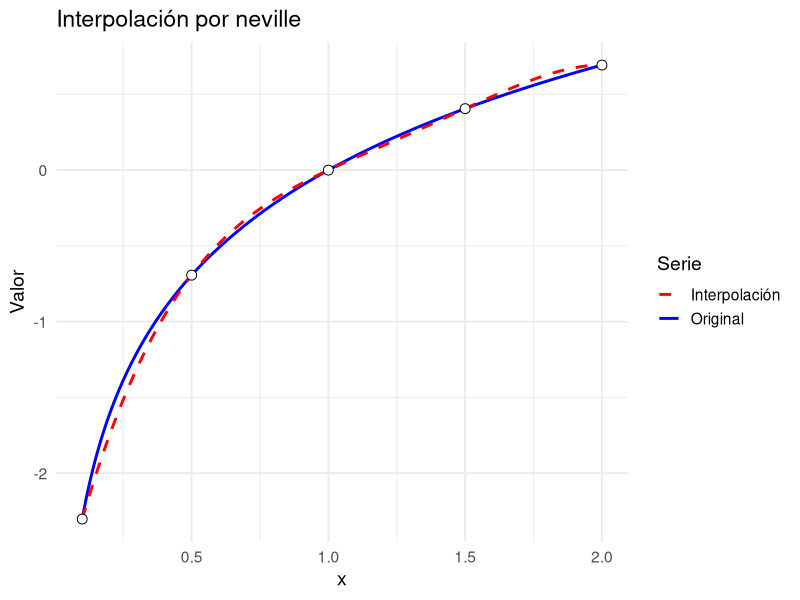
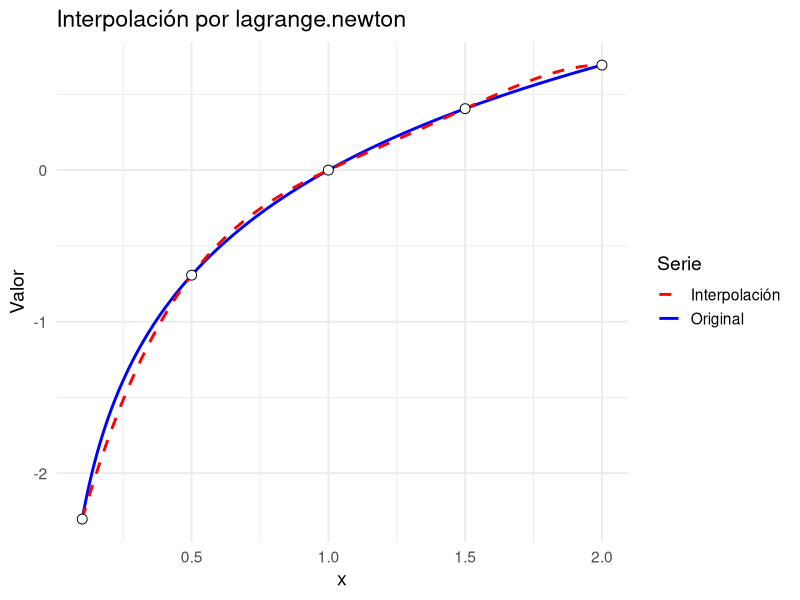
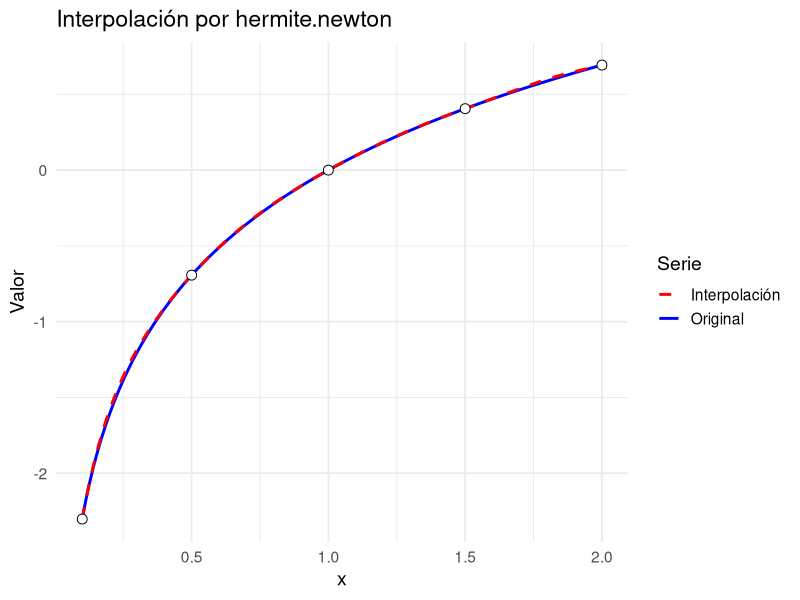
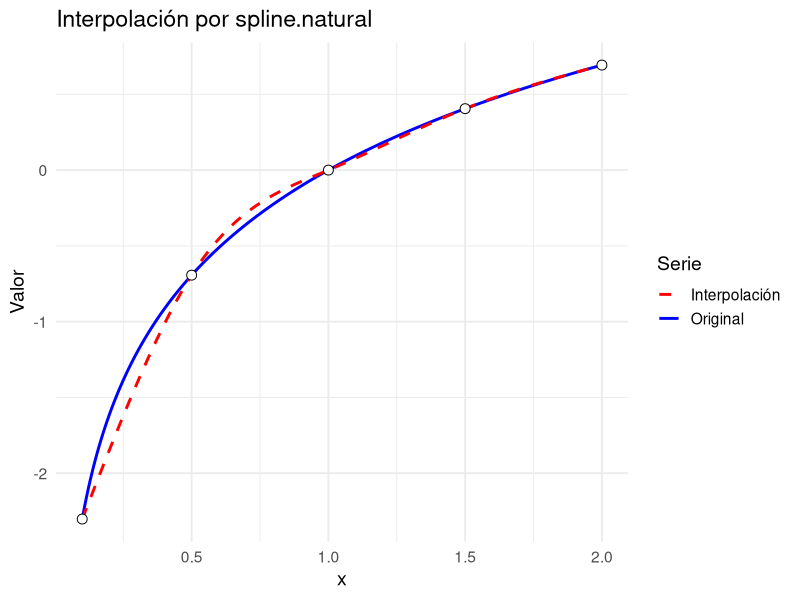
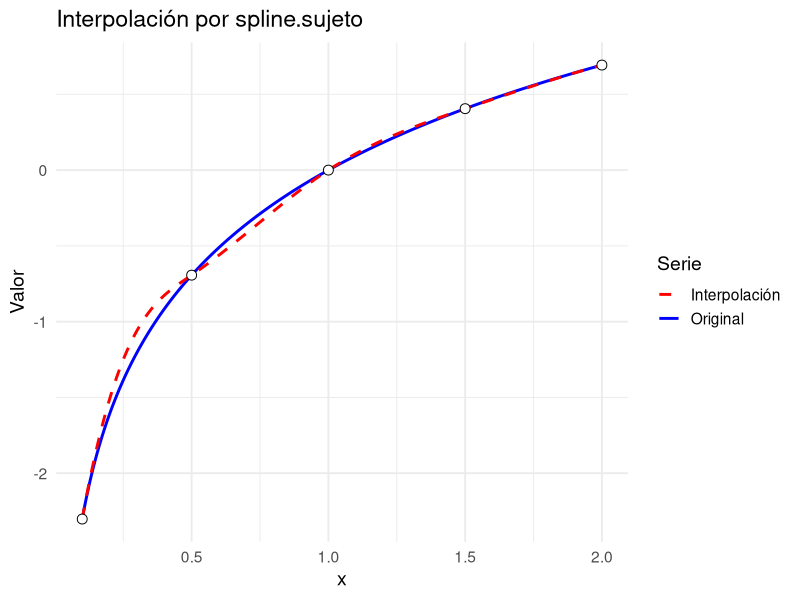
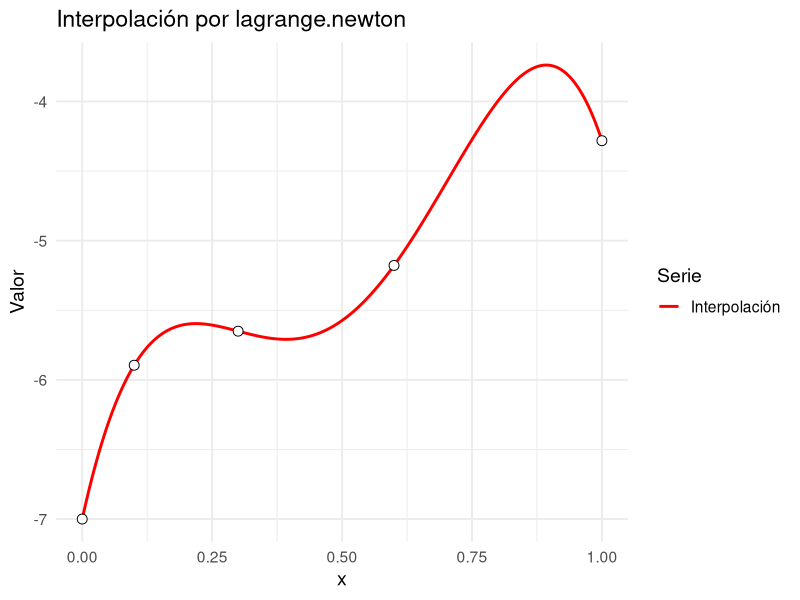
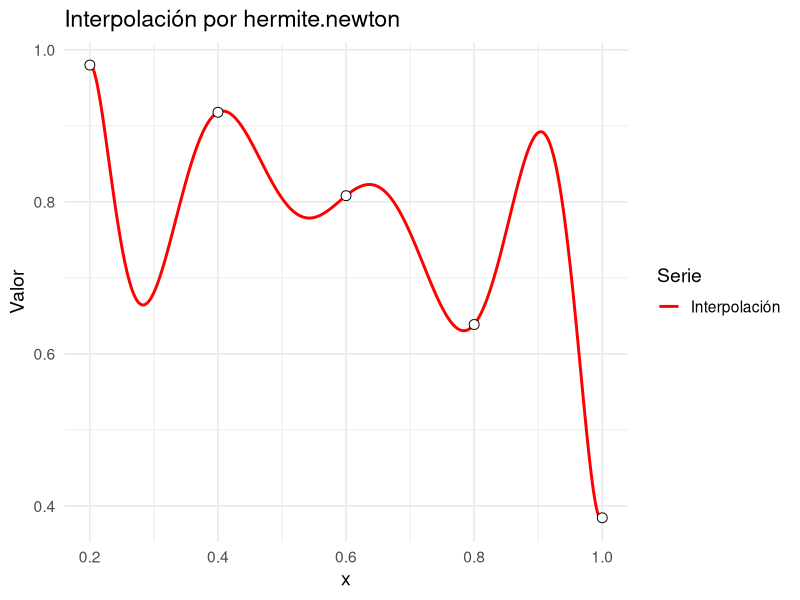
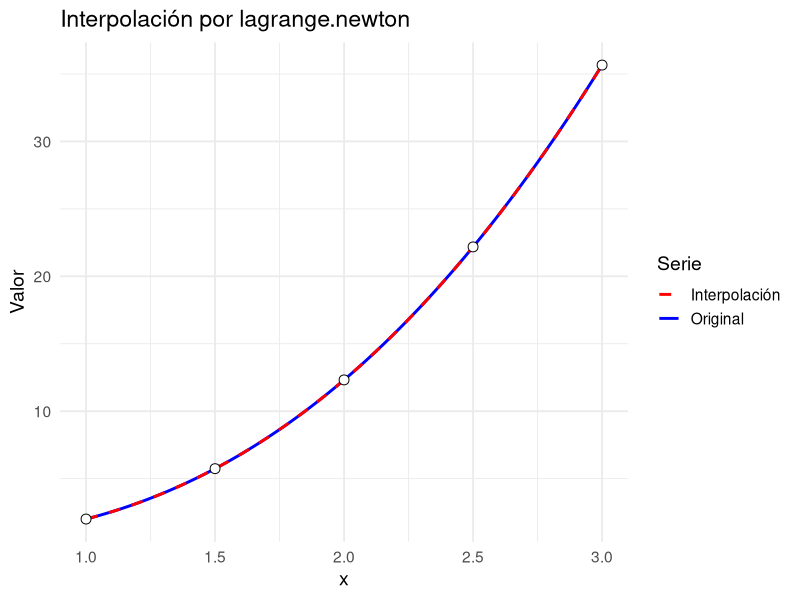

Recreate these plots in R, in order.
## ---- chunk 1
#| code-fold: true
# Neville: interpolacion en un punto x a partir de un vector de nodos (xi) y otro de valores (f(xi))

# Retorna una lista con el valor interpolado y la matriz completa Q (la que posee todos los polinomios utilizados para la construccion del polinomio completo)

neville <- function(nodos, valores, x) {
  stopifnot(is.numeric(nodos),
            is.numeric(valores),
            length(nodos) == length(valores))
  n <- length(nodos)
  Q <- matrix(NA_real_, nrow = n, ncol = n)
  
  # Columna inicial con valores de Y
  Q[, 1] <-  valores
  
  # Construccion de la tabla de Neville
  for (i in 2:n) {
    for (j in 2:i) {
      numerador <- ((x - nodos[i - j + 1]) * Q[i, j - 1] - (x - nodos[i]) * Q[i -
                                                                                1, j - 1])
      denominador <- nodos[i] - nodos[i - j + 1]
      Q[i, j] <-  numerador / denominador
    }
  }
  return(list(valor = Q[n, n], tabla = Q))
}
## ---- chunk 2
#| code-fold: true

# Lagrange.Newton: interpolacion en un punto x function# Lagrange.Newton: interpolacion en un punto x a partir de un vector de nodos y otro de valores

# Retorna una lista con el valor interpolado, la matriz para la construccion de los coeficientes, y un vector de los coeficientes del polinomio de lagrange

lagrange.newton <- function(nodos, valores, x) {
  stopifnot(is.numeric(nodos),
            is.numeric(valores),
            length(nodos) == length(valores))
  n <- length(nodos)
  Q <- matrix(NA_real_, nrow = n, ncol = n)
  
  Q[, 1] <- valores
  
  # Construccion de la tabla de diferencias de Newton
  for (i in 2:n) {
    for (j in 2:i) {
      numerador <- Q[i, j - 1] - Q[i - 1, j - 1]
      denominador <- nodos[i] - nodos[i - j + 1]
      Q[i, j] <-  numerador / denominador
    }
  }
  coeficientes <- diag(Q)
  
  valor = Q[1, 1]
  producto = 1
  
  for (i in 2:n) {
    producto <- producto * (x - nodos[i - 1])
    valor <- valor + coeficientes[i] * producto
  }
  return(list(
    valor = valor,
    tabla = Q,
    coeficientes = coeficientes
  ))
}
## ---- chunk 3
#| code-fold: true

# Hermite.newton: interpolacion en un punto x a partir de un vector de nodos, otro de valores y otro de derivadas

# Retorna una lista con el valor interpolado, la matriz para la construccion de los  y un vector de los coeficientes

hermite.newton <- function(nodos, valores, derivadas, x) {
  stopifnot(
    is.numeric(nodos),
    is.numeric(valores),
    is.numeric(derivadas),
    length(nodos) == length(valores),
    length(nodos) == length(derivadas)
  )
  n <- length(nodos)
  
  Z <- numeric(2 * n)
  Q <- matrix(0, nrow = 2 * n, ncol = 2 * n)
  
  
  # Set-up inicial de la matriz
  for (i in 1:n) {
    z0 <- 2 * i - 1
    z1 <- 2 * i
    Z[z0] <- nodos[i]
    Z[z1] <- nodos[i]
    Q[z0, 1] <- valores[i]
    Q[z1, 1] <- valores[i]
    Q[z1, 2] <- derivadas[i]
    if (i != 1) {
      Q[z0, 2] <- (Q[z0, 1] - Q[z0 - 1, 1]) / (Z[z0] - Z[z0 - 1])
    }
  }
  # Rellenar el resto de la matriz a partir de estos valores
  for (i in 3:(2 * n)) {
    for (j in 3:i) {
      Q[i, j] <- (Q[i, j - 1] - Q[i - 1, j - 1]) / (Z[i] - Z[i - j + 1])
    }
  }
  
  coeficientes <- diag(Q)
  
  valor <- Q[1, 1]
  producto <- 1
  
  for (i in 2:(2 * n)) {
    producto <- producto * (x - Z[i - 1])
    valor <- valor + coeficientes[i] * producto
  }
  return(list(
    valor = valor,
    tabla = Q,
    coeficientes = coeficientes
  ))
}
## ---- chunk 4
#| code-fold: true

# spline.natural: funcion que calcula la interpolacion por splines a partir de unos nodos y sus valores

# Retorna los valores de los coeficientes a, b, c, d de cada una de las n-1 ecuaciones generadas
spline.natural <- function(nodos, valores, x) {
  # Note que los valores de a corresponden a los valores de los nodos en la funcion, por lo que cuando aparezca el vector "valores" se debe entender que equivale al vector "a"
  n <- length(nodos)
  
  h <- numeric(n - 1)
  alfa <- numeric(n - 1)
  alfa[1] <- 0
  
  # Paso 1 y 2: definir los h's y alfas
  for (i in 1:(n - 1)) {
    h[i] <- nodos[i + 1] - nodos[i]
    if (i != 1) {
      alfa[i] <- (3 / h[i]) * (valores[i + 1] - valores[i]) - (3 / h[i - 1]) *
        (valores[i] - valores[i - 1])
    }
  }
  
  #Paso 3: definir valores iniciales de l, m, y z
  l <- numeric(n) # creo que el tamano de esto puede ser n-1
  l[1] <- 1
  m <- numeric(n - 1)
  m[1] <- 0
  z <- numeric(n) # creo que el tamano de esto puede ser n-1
  z[1] <- 0
  
  # Paso 4: rellenar vectores l, m, z
  for (i in 2:(n - 1)) {
    l[i] <- 2 * (nodos[i + 1] - nodos[i - 1]) - h[i - 1] * m[i - 1]
    m[i] <- h[i] / l[i]
    z[i] <- (alfa[i] - h[i - 1] * z[i - 1]) / l[i]
  }
  
  # Paso 5: definir valores finales
  l[n] <- 1 #creo que esto no hace falta
  z[n] <- 0 #esto tampoco
  c <- numeric(n)
  c[n] <- 0
  b <- numeric(n)
  d <- numeric(n)
  
  # Paso 6: sustitucion hacia atras
  for (j in (n - 1):1) {
    c[j] <- z[j] - m[j] * c[j + 1]
    b[j] <- (valores[j + 1] - valores[j]) / h[j] - (h[j] / 3) * (c[j + 1] +
                                                                   2 * c[j])
    d[j] <- (c[j + 1] - c[j]) / (3 * h[j])
  }
  
  # Paso extra: evaluar la interpolacion en el punto x especificado
  
  ## Encontramos los dos nodos que estan prensando al intervalo
  indice <- NULL
  for (i in 1:(n - 1)) {
    if (x >= nodos[i] && x < nodos[i + 1]) {
      indice <- i
    }
  }
  if(x == nodos[n]){
    indice <- n
  }
  if (is.null(indice)) {
    return("El valor de interpolacion debe estar entre dos nodos")
  }
  ## evaluamos en la funcion asociada
  
  valor <- valores[indice] + b[indice] * (x - nodos[indice]) + c[indice] * (x - nodos[indice])^2 + d[indice] * (x - nodos[indice])^3
  
  return(list(
    a = valores,
    b = b,
    c = c,
    d = d,
    valor = valor
  ))
}
## ---- chunk 5
#| code-fold: true

# spline.sujeto: funcion que calcula la interpolacion por splines a partir de unos nodos y sus valores

# Retorna los valores de los coeficientes a, b, c, d de cada una de las n-1 ecuaciones generadas
spline.sujeto <- function(nodos, valores, derivadas, x) {
  # Note que los valores de a corresponden a los valores de los nodos en la funcion, por lo que cuando aparezca el vector "valores" se debe entender que equivale al vector "a"
  stopifnot(length(derivadas) == 2)
  n <- length(nodos)
  
  h <- numeric(n - 1)
  alfa <- numeric(n)
  
  # Paso 1 y 2: definir los h's y alfas
  for (i in 1:(n - 1)) {
    h[i] <- nodos[i + 1] - nodos[i]
    if (i != 1) {
      alfa[i] <- (3 / h[i]) * (valores[i + 1] - valores[i]) - (3 / h[i - 1]) *
        (valores[i] - valores[i - 1])
    }
  }
  
  alfa[1] <- 3 * ((valores[2] - valores[1]) / h[1] - derivadas[1])
  alfa[n] <- 3 * (derivadas[2] - (valores[n] - valores[n - 1]) / h[n - 1])
  
  #Paso 3: definir valores iniciales de l, m, y z
  l <- numeric(n) # creo que el tamano de esto puede ser n-1
  l[1] <- 2 * h[1]
  m <- numeric(n - 1)
  m[1] <- 1 / 2
  z <- numeric(n) # creo que el tamano de esto puede ser n-1
  z[1] <- alfa[1] / l[1]
  
  # Paso 4: rellenar vectores l, m, z
  for (i in 2:(n - 1)) {
    l[i] <- 2 * (nodos[i + 1] - nodos[i - 1]) - h[i - 1] * m[i - 1]
    m[i] <- h[i] / l[i]
    z[i] <- (alfa[i] - h[i - 1] * z[i - 1]) / l[i]
  }
  
  # Paso 5: definir valores finales
  l[n] <- h[n - 1] * (2 - m[n - 1])
  z[n] <- (alfa[n] - h[n - 1] * z[n - 1]) / l[n]
  c <- numeric(n)
  c[n] <- z[n]
  b <- numeric(n)
  d <- numeric(n)
  
  # Paso 6: sustitucion hacia atras
  for (j in (n - 1):1) {
    c[j] <- z[j] - m[j] * c[j + 1]
    b[j] <- (valores[j + 1] - valores[j]) / h[j] - (h[j] / 3) * (c[j + 1] + 2 * c[j])
    d[j] <- (c[j + 1] - c[j]) / (3 * h[j])
  }
  
  # Paso extra: evaluar la interpolacion en el punto x especificado
  
  ## Encontramos los dos nodos que estan prensando al intervalo
  indice <- NULL
  for (i in 1:(n - 1)) {
    if (x >= nodos[i] && x < nodos[i + 1]) {
      indice <- i
    }
  }
  if (x == nodos[n]) {
    indice <- n
  }
  if (is.null(indice)) {
    return("El valor de interpolacion debe estar entre dos nodos")
  }
  ## evaluamos en la funcion asociada
  
  valor <- valores[indice] + b[indice] * (x - nodos[indice]) + c[indice] * (x - nodos[indice])^2 + d[indice] * (x - nodos[indice])^3
  
  return(list(
    a = valores,
    b = b,
    c = c,
    d = d,
    valor = valor
  ))
}
## ---- chunk 6
#| message: false
#| warning: false
#| code-fold: true

library(tidyverse)

graficar.polinomio <- function(nodos,
                               a,
                               b,
                               metodo,
                               f = NULL,
                               valores = NULL,
                               df = NULL,
                               derivadas = NULL,          
                               derivadas.clamped = NULL) {

  stopifnot(is.numeric(nodos), length(nodos) >= 2)

  # Validación: exactamente uno de f o valores
  if (is.null(f) == is.null(valores)) {
    stop("Debe proveer exactamente uno: 'f' (función) o 'valores' (numérico).")
  }

  # Valores en nodos
  if (!is.null(f)) {
    stopifnot(is.function(f))
    valores_nodos <- f(nodos)
  } else {
    stopifnot(is.numeric(valores), length(valores) == length(nodos))
    valores_nodos <- valores
  }

  # ---- Derivadas en nodos (si aplica) ----
  derivadas_nodos <- NULL

  # Si llegan ambos, priorizamos 'derivadas' y avisamos
  if (!is.null(df) && !is.null(derivadas)) {
    warning("Se pasaron 'df' y 'derivadas'; se usará 'derivadas'.")
  }

  if (!is.null(derivadas)) {
    stopifnot(is.numeric(derivadas), length(derivadas) == length(nodos))
    derivadas_nodos <- derivadas
  } else if (!is.null(df)) {
    if (is.function(df)) {
      derivadas_nodos <- df(nodos)
    } else if (is.numeric(df)) {
      stopifnot(length(df) == length(nodos))
      derivadas_nodos <- df
    } else {
      stop("`df` debe ser función o vector numérico de derivadas en los nodos.")
    }
  }

  # Wrapper vectorizado para el método (con o sin derivadas)
  if (!is.null(derivadas_nodos)) {
    H <- function(x)
      vapply(x, function(xx)
        metodo(nodos, valores_nodos, derivadas_nodos, xx)$valor, numeric(1))
  } else {
    if (is.null(derivadas.clamped)) {
      H <- function(x)
        vapply(x, function(xx)
          metodo(nodos, valores_nodos, xx)$valor, numeric(1))
    } else {
      H <- function(x)
        vapply(x, function(xx)
          spline.sujeto(nodos, valores_nodos, derivadas.clamped, xx)$valor, numeric(1))
    }
  }

  # Malla y data frames
  xi <- seq(a, b, length.out = 400)
  df_plot <- data.frame(
    x  = xi,
    Hx = H(xi),
    fx = if (!is.null(f)) f(xi) else NA_real_
  )
  df_nodos <- data.frame(x = nodos, y = valores_nodos)

  # Gráfico
  p <- ggplot(df_plot, aes(x = x))
  if (!is.null(f)) {
    p <- p +
      geom_line(aes(y = fx, color = "Original"), linewidth = 1) +
      geom_line(aes(y = Hx, color = "Interpolación"),
                linewidth = 1, linetype = "dashed") +
      scale_color_manual(values = c("Original" = "blue", "Interpolación" = "red"))
  } else {
    p <- p +
      geom_line(aes(y = Hx, color = "Interpolación"), linewidth = 1) +
      scale_color_manual(values = c("Interpolación" = "red"))
  }

  p +
    geom_point(data = df_nodos, aes(x = x, y = y),
               shape = 21, size = 3, fill = "white") +
    labs(title = paste0("Interpolación por ", deparse(substitute(metodo))),
         y = "Valor", color = "Serie") +
    theme_minimal(base_size = 14)
}

## ---- chunk 7
#| code-fold: true

f <- function(x) log(x)
df <- function(x) 1/x
nodos <- c(0.1, 0.5, 1, 1.5, 2)
graficar.polinomio(nodos, nodos[1], nodos[length(nodos)], neville, f)
graficar.polinomio(nodos, nodos[1], nodos[length(nodos)], lagrange.newton, f)
graficar.polinomio(nodos, nodos[1], nodos[length(nodos)], hermite.newton, f = f, df = df)
graficar.polinomio(nodos, nodos[1], nodos[length(nodos)], spline.natural, f)
graficar.polinomio(nodos, nodos[1], nodos[length(nodos)], spline.sujeto, f = f, derivadas.clamped = c(df(nodos[1]), df(nodos[length(nodos)])))

## ---- chunk 8
neville(c(0.2, 0.4, 0.6, 0.8, 1.0), c(0.9798652, 0.9177710, 0.8080348, 0.6386093, 0.3843735), 0.5)
## ---- chunk 9
f <- function(x) 3*x*exp(x) - exp(2*x)
nodos <- c(1, 1.05, 1.07)
valores <- f(nodos)

valor.a <- neville(nodos, valores, 1.03)$valor
valor.a
## ---- chunk 10
nodos <- c(nodos, 1.04)
valores <- f(nodos)

valor.b <- neville(nodos, valores, 1.03)$valor
valor.b
## ---- chunk 11
error.real.a <- abs(valor.a-f(1.03))
error.real.a

error.real.b <- abs(valor.b-f(1.03))
error.real.b

library(Deriv)

f3 <- Deriv(f, x = "x", nderiv = 3)
f4 <- Deriv(f, x = "x", nderiv = 4)

intervalo <- seq(1, 1.07, length.out = 1000)
max_f3 <- max(abs(sapply(intervalo, f3)))
max_f4 <- max(abs(sapply(intervalo, f4)))

producto.a <- prod(abs(1.03 - c(1, 1.05, 1.07)))
producto.b <- prod(abs(1.03 - c(1, 1.05, 1.07, 1.04)))

# Cotas teóricas del error
error.teorico.a <- max_f3 / factorial(3) * producto.a
error.teorico.b <- max_f4 / factorial(4) * producto.b

error.teorico.a
error.teorico.b
## ---- chunk 12
f <- function(x) 3*x*exp(x) - exp(2*x)
df <- function(x) 3*x*exp(x) + 3*exp(x) -2*exp(2*x)
nodos <- c(1, 1.05, 1.07)
valores <- f(nodos)
derivadas <- df(nodos)

valor.a <- hermite.newton(nodos, valores, derivadas, 1.03)$valor
valor.a
## ---- chunk 13
nodos <- c(nodos, 1.04)
valores <- f(nodos)
derivadas <- df(nodos)

valor.b <- hermite.newton(nodos, valores, derivadas, 1.03)$valor
valor.b
## ---- chunk 14
error.real.a <- abs(valor.a-f(1.03))
error.real.a

error.real.b <- abs(valor.b-f(1.03))
error.real.b

# FALTA METER ERROR TEORICO
## ---- chunk 15
nodos <- c(0, 0.1, 0.3, 0.6, 1)
valores <- c(-7, -5.89483, -5.65014, -5.17788, -4.28172)

lagrange.newton(nodos, valores, 1)
## ---- chunk 16
graficar.polinomio(nodos, 0, 1, lagrange.newton, valores = valores)
## ---- chunk 17
nodos     <- c(0.2, 0.4, 0.6, 0.8, 1.0)
valores   <- c(0.9798652, 0.9177710, 0.8080348, 0.6386093, 0.3843735)
derivadas <- c(0.20271,   0.42279,   0.68414,   1.02964,   1.55741)

hermite.newton(nodos, valores, derivadas, 0.2)
## ---- chunk 18
graficar.polinomio(nodos, 0.2, 1, hermite.newton, valores = valores, derivadas = derivadas)
## ---- chunk 19
#| code-fold: true

# Funciones 
f1 <- function(x) 3 * x^2 * log(x) + 2 * x
f2 <- function(x) x^2 * sin(x) - 3 * cos(x)
f3 <- function(x) x * cos(x) - 2 * x^2 + 3 * x - 1

# Derivadas 
df1 <- function(x) 6 * x * log(x) + 3 * x + 2
df2 <- function(x) 2 * x * sin(x) + x^2 * cos(x) + 3 * sin(x)
df3 <- function(x) cos(x) - x * sin(x) - 4 * x + 3
## ---- chunk 20
#| code-fold: true
#| fig-cap: "Interpolación de Lagrange - Función 1"
graficar.polinomio(c(1, 1.5, 2, 2.5, 3), 1, 3, lagrange.newton, f = f1)
## ---- chunk 21
#| code-fold: true
#| fig-cap: "Interpolación de Lagrange - Función 2"
graficar.polinomio(c(1, 2, 3, 4, 5), 1, 5, lagrange.newton, f = f2)
## ---- chunk 22
#| code-fold: true
#| fig-cap: "Interpolación de Lagrange - Función 3"
graficar.polinomio(c(1, 2, 3, 4, 5), 1, 5, lagrange.newton, f = f3)
## ---- chunk 23
#| code-fold: true
#| fig-cap: "Interpolación por Splines naturales - Función 1"
graficar.polinomio(c(1, 1.5, 2, 2.5, 3), 1, 3, spline.natural, f = f1)
## ---- chunk 24
#| code-fold: true
#| fig-cap: "Interpolación por Splines naturales - Función 2"
graficar.polinomio(c(1, 2, 3, 4, 5), 1, 5, spline.natural, f = f2)
## ---- chunk 25
#| code-fold: true
#| fig-cap: "Interpolación por Splines naturales - Función 3"
graficar.polinomio(c(1, 2, 3, 4, 5), 1, 5, spline.natural, f = f3)
## ---- chunk 26
#| code-fold: true
#| fig-cap: "Interpolación de Hermite - Función 1"
graficar.polinomio(c(1, 1.5, 2, 2.5, 3), 1, 3, hermite.newton, f = f1, df = df1)
## ---- chunk 27
#| code-fold: true
#| fig-cap: "Interpolación de Hermite - Función 2"
graficar.polinomio(c(1, 2, 3, 4, 5), 1, 5, hermite.newton, f = f2, df = df2)
## ---- chunk 28
#| code-fold: true
#| fig-cap: "Interpolación de Hermite - Función 3"
graficar.polinomio(c(1, 2, 3, 4, 5), 1, 5, hermite.newton, f = f3, df = df3)
## ---- chunk 29
#| code-fold: true
#| fig-cap: "Comparación de métodos - Función 1"
nodos1 <- c(1, 1.5, 2, 2.5, 3)
valores1 <- f1(nodos1)
derivadas1 <- df1(nodos1)

xi <- seq(1, 3, length.out = 400)
df_comp1 <- tibble(
  x = xi,
  `f(x)` = f1(xi),
  Lagrange = vapply(xi, function(x) lagrange.newton(nodos1, valores1, x)$valor, numeric(1)),
  Hermite = vapply(xi, function(x) hermite.newton(nodos1, valores1, derivadas1, x)$valor, numeric(1)),
  Splines = vapply(xi, function(x) spline.natural(nodos1, valores1, x)$valor, numeric(1))
) |> pivot_longer(-x, names_to = "Método", values_to = "y")

ggplot(df_comp1, aes(x = x, y = y, color = Método)) +
  geom_line(linewidth = 1) +
  geom_point(data = tibble(x = nodos1, y = valores1), 
             aes(x = x, y = y, color = "Nodos"), 
             shape = 21, fill = "white", size = 2) +
  labs(title = "Comparación de métodos de interpolación - Función 1") +
  theme_minimal(base_size = 14)
## ---- chunk 30
#| code-fold: true
#| fig-cap: "Comparación de métodos de interpolación - Función 2"

nodos2 <- c(1, 2, 3, 4, 5)
valores2 <- f2(nodos2)
derivadas2 <- df2(nodos2)

xi2 <- seq(1, 5, length.out = 400)
df_comp2 <- tibble(
  x = xi2,
  `f(x)` = f2(xi2),
  Lagrange = vapply(xi2, function(x) lagrange.newton(nodos2, valores2, x)$valor, numeric(1)),
  Hermite = vapply(xi2, function(x) hermite.newton(nodos2, valores2, derivadas2, x)$valor, numeric(1)),
  Splines = vapply(xi2, function(x) spline.natural(nodos2, valores2, x)$valor, numeric(1))
) |> pivot_longer(-x, names_to = "Método", values_to = "y")

ggplot(df_comp2, aes(x = x, y = y, color = Método)) +
  geom_line(linewidth = 1) +
  geom_point(data = tibble(x = nodos2, y = valores2),
             aes(x = x, y = y, color = "Nodos"),
             shape = 21, fill = "white", size = 2) +
  labs(title = "Comparación de métodos de interpolación - Función 2") +
  theme_minimal(base_size = 14)
## ---- chunk 31
#| code-fold: true
#| fig-cap: "Comparación de métodos de interpolación - Función 3"

nodos3 <- c(1, 2, 3, 4, 5)
valores3 <- f3(nodos3)
derivadas3 <- df3(nodos3)

xi3 <- seq(1, 5, length.out = 400)
df_comp3 <- tibble(
  x = xi3,
  `f(x)` = f3(xi3),
  Lagrange = vapply(xi3, function(x) lagrange.newton(nodos3, valores3, x)$valor, numeric(1)),
  Hermite = vapply(xi3, function(x) hermite.newton(nodos3, valores3, derivadas3, x)$valor, numeric(1)),
  Splines = vapply(xi3, function(x) spline.natural(nodos3, valores3, x)$valor, numeric(1))
) |> pivot_longer(-x, names_to = "Método", values_to = "y")

ggplot(df_comp3, aes(x = x, y = y, color = Método)) +
  geom_line(linewidth = 1) +
  geom_point(data = tibble(x = nodos3, y = valores3),
             aes(x = x, y = y, color = "Nodos"),
             shape = 21, fill = "white", size = 2) +
  labs(title = "Comparación de métodos de interpolación - Función 3") +
  theme_minimal(base_size = 14)
## ---- chunk 32
# Funcion para plantear el sistema de ecuaciones asociado al ajuste de minimos cuadrados
# Retorna matriz asociada a los coeficientes (A) y vector de solucion (B)
sistema.minimos <- function(nodos, valores, n){
  stopifnot(is.numeric(nodos), is.numeric(valores),
            length(nodos) == length(valores),
            is.numeric(n), n >= 0, n < length(nodos))
  m <- length(nodos)
  A <- matrix(NA_real_, nrow = n + 1, ncol = n + 1)
  B <- numeric(n + 1)
  for (j in 0:n){
    for (k in 0:n) {
      A[j + 1, k + 1] <- sum(nodos^(j + k)) 
    }
    B[j + 1] <- sum(nodos^(j) * valores)
  }
  return(list(A = A, B = B))
}
## ---- chunk 33
# Funcion para encontrar coeficientes del polinomio que surge del ajuste de minimos cuadrados y hacer el grafico del mismo
ajuste.minimos.cuadrados <- function(nodos, valores, n, a, b){
  stopifnot(is.numeric(nodos), is.numeric(valores),
            length(nodos) == length(valores),
            is.numeric(a), is.numeric(b), a < b,
            is.numeric(n), n >= 0)
  sistema <- sistema.minimos(nodos, valores, n)
  
  coef <- as.numeric(solve(sistema$A, sistema$B))
  
  # Polinomio ajustado
  f_hat <- function(z) vapply(z, function(zz) sum(coef * zz^(0:n)), numeric(1))
  
  # Datos para el gráfico
  xi <- seq(a, b, length.out = 400)
  df_plot <- data.frame(x = xi, Hx = f_hat(xi))
  df_pts  <- data.frame(x = nodos, y = valores)
  
  # Gráfico 
  p <- ggplot(df_plot, aes(x = x)) +
    geom_line(aes(y = Hx, color = "Ajuste (MC)"),
              linewidth = 1, linetype = "dashed") +
    scale_color_manual(values = c("Ajuste (MC)" = "red")) +
    geom_point(data = df_pts, aes(x = x, y = y),
               shape = 21, size = 3, fill = "white") +
    labs(title = paste0("Interpolación por ajuste de\nmínimos cuadrados (grado ", n, ")"),
         y = "Valor", color = "Serie") +
    theme_minimal(base_size = 14)
  
  return(list(coeficientes = coef, f.ajuste = f_hat, grafico = p))
}
## ---- chunk 34
nodos   <- c(4.0, 4.2, 4.5, 4.7, 5.1, 5.5, 5.9, 6.3, 6.8, 7.1)
valores <- c(102.56, 113.18, 130.11, 142.05, 167.53, 195.14, 224.87, 256.73, 299.50, 326.72)
n <- 3
a <- min(nodos)
b <- max(nodos)

x <- ajuste.minimos.cuadrados(nodos, valores, n, a, b)
x
## ---- chunk 35
sistema.minimos.integrados <- function(a, b, f, n){
  A <- matrix(NA_real_, nrow = n + 1, ncol = n + 1)
  B <- numeric(n + 1)
  
  for (j in 0:n) {
    for (k in 0:n) {
      A[j + 1, k + 1] <- integrate(function(x) x^(j + k), a, b)$value
    }
    B[j + 1] <- integrate(function(x) f(x) * x^j, a, b)$value
  }
  return(list(A = A, B = B))
}
## ---- chunk 36
ajuste.minimos.cuadrados.integrados <- function(a, b, f, n){
  sistema <- sistema.minimos.integrados(a, b, f, n)
  
  coef <- as.numeric(solve(sistema$A, sistema$B))
  
  # Polinomio ajustado
  f_hat <- function(z) vapply(z, function(zz) sum(coef * zz^(0:n)), numeric(1))
  
  # Datos para el gráfico
  xi <- seq(a, b, length.out = 400)
  df_plot <- data.frame(x = xi, Hx = f_hat(xi), fx = f(xi))

  # Gráfico 
  p <- ggplot(df_plot, aes(x = x)) +
    geom_line(aes(y = fx, color = "Original"), linewidth = 1) +
    geom_line(aes(y = Hx, color = "Ajuste (MC)"),
              linewidth = 1, linetype = "dashed") +
    scale_color_manual(values = c("Ajuste (MC)" = "red", "Original" = "blue")) +
    labs(title = paste0("Interpolación por ajuste de\nmínimos cuadrados (grado ", n, ")"),
         y = "Valor", color = "Serie") +
    theme_minimal(base_size = 14)
  
  invisible(list(coeficientes = coef, f_ajuste = f_hat, grafico = p))
}
## ---- chunk 37
grado.2 <- ajuste.minimos.cuadrados.integrados(-1,1, function(x) cos(pi * x),2)
grado.4 <- ajuste.minimos.cuadrados.integrados(-1,1, function(x) cos(pi * x),4)
grado.6 <- ajuste.minimos.cuadrados.integrados(-1,1, function(x) cos(pi * x),6)
## ---- chunk 38
# Coeficientes de P2
print(grado.2$coeficientes)
print(grado.2$grafico)

# Coeficientes de P4
print(grado.4$coeficientes)
print(grado.4$grafico)

# Coeficientes de P6
print(grado.6$coeficientes)
print(grado.6$grafico)
